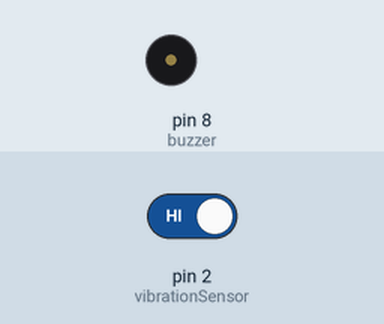
Simulated run of this sketch. Board: Arduino Uno, built with avr-gcc and run on an emulated ATmega328P. Parts: buzzer (waves = sounding). Inputs (shaded band) come from the test bench; at power-on: pin 2 (vibrationSensor) HIGH.

Above: at 1.2 s.
1.3 s: pin 2 (vibrationSensor) driven LOW
At 4.4 s:
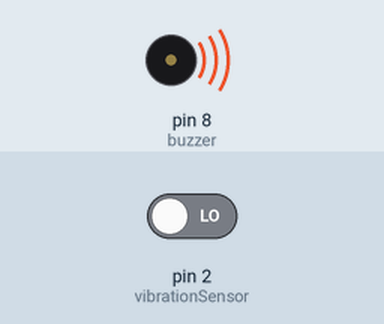
Timing chart, 0 to 10.3 s (numbered marks = the images above; inputs shaded):
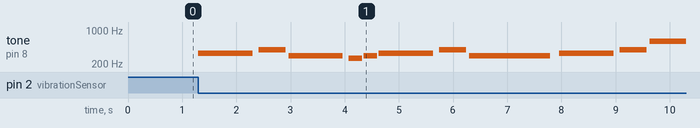

The sketch:

3e_code_zelda_muziek_vibratien_sensor.ino
```cpp
#define NOTE_B0  31
#define NOTE_C1  33
#define NOTE_CS1 35
#define NOTE_D1  37
#define NOTE_DS1 39
#define NOTE_E1  41
#define NOTE_F1  44
#define NOTE_FS1 46
#define NOTE_G1  49
#define NOTE_GS1 52
#define NOTE_A1  55
#define NOTE_AS1 58
#define NOTE_B1  62
#define NOTE_C2  65
#define NOTE_CS2 69
#define NOTE_D2  73
#define NOTE_DS2 78
#define NOTE_E2  82
#define NOTE_F2  87
#define NOTE_FS2 93
#define NOTE_G2  98
#define NOTE_GS2 104
#define NOTE_A2  110
#define NOTE_AS2 117
#define NOTE_B2  123
#define NOTE_C3  131
#define NOTE_CS3 139
#define NOTE_D3  147
#define NOTE_DS3 156
#define NOTE_E3  165
#define NOTE_F3  175
#define NOTE_FS3 185
#define NOTE_G3  196
#define NOTE_GS3 208
#define NOTE_A3  220
#define NOTE_AS3 233
#define NOTE_B3  247
#define NOTE_C4  262
#define NOTE_CS4 277
#define NOTE_D4  294
#define NOTE_DS4 311
#define NOTE_E4  330
#define NOTE_F4  349
#define NOTE_FS4 370
#define NOTE_G4  392
#define NOTE_GS4 415
#define NOTE_A4  440
#define NOTE_AS4 466
#define NOTE_B4  494
#define NOTE_C5  523
#define NOTE_CS5 554
#define NOTE_D5  587
#define NOTE_DS5 622
#define NOTE_E5  659
#define NOTE_F5  698
#define NOTE_FS5 740
#define NOTE_G5  784
#define NOTE_GS5 831
#define NOTE_A5  880
#define NOTE_AS5 932
#define NOTE_B5  988
#define NOTE_C6  1047
#define NOTE_CS6 1109
#define NOTE_D6  1175
#define NOTE_DS6 1245
#define NOTE_E6  1319
#define NOTE_F6  1397
#define NOTE_FS6 1480
#define NOTE_G6  1568
#define NOTE_GS6 1661
#define NOTE_A6  1760
#define NOTE_AS6 1865
#define NOTE_B6  1976
#define NOTE_C7  2093
#define NOTE_CS7 2217
#define NOTE_D7  2349
#define NOTE_DS7 2489
#define NOTE_E7  2637
#define NOTE_F7  2794
#define NOTE_FS7 2960
#define NOTE_G7  3136
#define NOTE_GS7 3322
#define NOTE_A7  3520
#define NOTE_AS7 3729
#define NOTE_B7  3951
#define NOTE_C8  4186
#define NOTE_CS8 4435
#define NOTE_D8  4699
#define NOTE_DS8 4978
#define REST      0

// change this to make the song slower or faster
int tempo = 108;

// change this to whichever pin you want to use
int buzzer = 8;

// Set up vibration sensor pin
int vibrationSensor = 2; // Change this to the pin where you have connected your vibration sensor

// notes of the melody followed by the duration.
// a 4 means a quarter note, 8 an eighteenth, 16 sixteenth, and so on
// negative numbers are used to represent dotted notes, so -4 means a dotted quarter note (a quarter plus an eighteenth)
int melody[] = {
  // Zelda's Lullaby - The Legend of Zelda Ocarina of Time.
  // Score available at https://musescore.com/user/12754451/scores/2762776
  NOTE_E4, 2, NOTE_G4, 4,
  NOTE_D4, 2, NOTE_C4, 8, NOTE_D4, 8,
  NOTE_E4, 2, NOTE_G4, 4,
  NOTE_D4, -2,
  NOTE_E4, 2, NOTE_G4, 4,
  NOTE_D5, 2, NOTE_C5, 4,
  NOTE_G4, 2, NOTE_F4, 8, NOTE_E4, 8,
  NOTE_D4, -2,
  NOTE_E4, 2, NOTE_G4, 4,
  NOTE_D4, 2, NOTE_C4, 8, NOTE_D4, 8,
  NOTE_E4, 2, NOTE_G4, 4,
  NOTE_D4, -2,
  NOTE_E4, 2, NOTE_G4, 4,
  NOTE_D5, 2, NOTE_C5, 4,
  NOTE_G4, 2, NOTE_F4, 8, NOTE_E4, 8,
  NOTE_F4, 8, NOTE_E4, 8, NOTE_C4, 2,
  NOTE_F4, 2, NOTE_E4, 8, NOTE_D4, 8,
  NOTE_E4, 8, NOTE_D4, 8, NOTE_A3, 2,
  NOTE_G4, 2, NOTE_F4, 8, NOTE_E4, 8,
  NOTE_F4, 8, NOTE_E4, 8, NOTE_C4, 4, NOTE_F4, 4,
  NOTE_C5, -2,
};

// sizeof gives the number of bytes, each int value is composed of two bytes (16 bits)
// there are two values per note (pitch and duration), so for each note there are four bytes
int notes = sizeof(melody) / sizeof(melody[0]) / 2;

// this calculates the duration of a whole note in ms
int wholenote = (60000 * 4) / tempo;

int divider = 0, noteDuration = 0;

void setup() {
  // Set vibration sensor pin as input
  pinMode(vibrationSensor, INPUT);
}

void loop() {
  // Check if vibration is detected
  if (digitalRead(vibrationSensor) == LOW) {
    playMelody();
    delay(1000); // Adjust this delay to control how often the melody can be triggered
  }
}

void playMelody() {
  for (int thisNote = 0; thisNote < notes * 2; thisNote = thisNote + 2) {
    // calculates the duration of each note
    divider = melody[thisNote + 1];
    if (divider > 0) {
      // regular note, just proceed
      noteDuration = (wholenote) / divider;
    } else if (divider < 0) {
      // dotted notes are represented with negative durations
      noteDuration = (wholenote) / abs(divider);
      noteDuration *= 1.5; // increases the duration in half for dotted notes
    }

    // play the note
    tone(buzzer, melody[thisNote], noteDuration * 0.9);

    // wait for the specified duration before playing the next note
    delay(noteDuration);
  }

  // stop the waveform generation after the melody is complete
  noTone(buzzer);
}
```

Measured:
- after the input at 1.3 s, tone on pin 8 (buzzer): plays 330 Hz for 1.0 s, 392 Hz for 0.50 s, 294 Hz for 1.0 s, 262 Hz for 0.25 s, 294 Hz for 0.25 s, 330 Hz for 1.0 s … (11 notes in this stretch), starting at once
